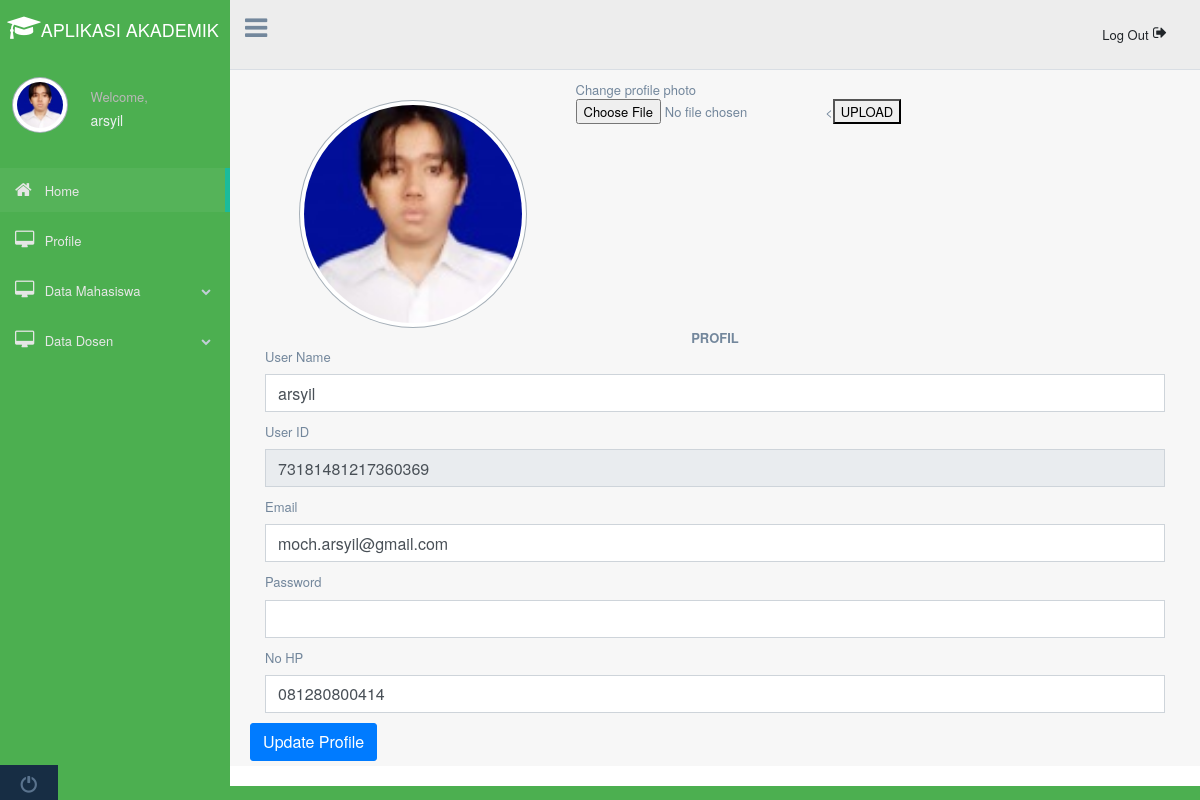
/main.php?page=profile (signed in), run on the app's committed database.
### tables this page shows
CREATE TABLE `users` (
  `id` bigint(20) NOT NULL,
  `user_id` bigint(20) NOT NULL,
  `user_name` varchar(100) NOT NULL,
  `user_email` varchar(25) NOT NULL,
  `password` varchar(100) NOT NULL,
  `user_hp` varchar(15) NOT NULL,
  `date` timestamp NOT NULL DEFAULT current_timestamp() ON UPDATE current_timestamp()
);

### functions.php (called while the page is built, shortened)
<?php
function check_login($koneksi){
   if (isset($_SESSION['user_id'])){
    $id = $_SESSION['user_id'];
    $query = "SELECT * FROM users WHERE user_id = '$id' limit 2";
    $result = mysqli_query($koneksi,$query);
    if($result && mysqli_num_rows($result) > 0){
      $user_data = mysqli_fetch_assoc($result);
      return $user_data;
    }
   }
   die;
}

### profile.php (the view, shortened to what this page needs)
<?php
$id = $_SESSION['user_id'];
    $user_name = check_login($koneksi);
?>
<!DOCTYPE html>
<html>
<head>
</head>
<body>
    <div class="container">
    <div class="profile_pic">
                <img src="<?php echo "$id.jpg";?>"  class="img-circle profile_img" height="50%" width="50%">
              </div>
    Change profile photo
    <form action="upload.php" method="POST" enctype="multipart/form-data">
        <input type="file" name="file">
        <<button type="submit" name="submit"> UPLOAD </>
    </form>
    </div>
    <center><b>PROFIL</B></CENTER>
  <div id="content-wrapper" class="d-flex flex-column">
        <div id="content">
            <div class="container-fluid">
                <form method="post" action="daftar.php">
                    <div class="form-group">
                        <label>User Name</label>
                        <input type="text" name="user_name" value="<?php echo $user_name['user_name'] ?>" class="form-control">
                    </div>
                <div class="form-group">
                    <label>User ID</label>
                    <input type="text" name="user_id" readonly value="<?php echo $user_name['user_id'] ?>" class="form-control">
                </div>
                <div class="form-group">
                    <label>Email</label>
                    <input type="text" name="user_email" value="<?php echo $user_name['user_email'] ?>" class="form-control" >
                </div>
                <div class="form-group">
                    <label>Password</label>
                    <input type="password" name="password" class="form-control" >
                </div>
                <div class="form-group">
                    <label>No HP</label>
                    <input type="text" name="user_hp" value="<?php echo $user_name['user_hp'] ?>" class="form-control" >
                </div>
            </div>
            <button type="submit" name="update" class="btn btn-primary">Update Profile</button>
        </div>
    </div>
</body>
</html>

### main.php (shortened to what this page needs)
<?php
    include("config.php");
    include("functions.php");
    $id = $_SESSION['user_id'];
    $user_data = check_login($koneksi);
?>
<!DOCTYPE html>
<html lang="en">
  <head>
    <link href="assets/bootstrap/dist/css/bootstrap.min.css" rel="stylesheet">
    <link href="assets/font-awesome/css/font-awesome.min.css" rel="stylesheet">
    <link href="assets/nprogress/nprogress.css" rel="stylesheet">
    <link href="assets/iCheck/skins/flat/green.css" rel="stylesheet">
    <link href="assets/bootstrap-progressbar/css/bootstrap-progressbar-3.3.4.min.css" rel="stylesheet">
    <link href="assets/css/custom.min.css" rel="stylesheet">
  </head>
  <body class="nav-md">
    <div class="container body">
      <div class="main_container">
        <div class="col-md-3 left_col">
          <div class="left_col scroll-view">
            <div class="navbar nav_title" style="border: 0;">
            <center>
            &nbsp; <a href="main.php" class="fa fa-mortar-board fa-2x" style="color:#fff;"><span><font size="4.95" color="white" face="Helvetica Neue">APLIKASI AKADEMIK</font></span></a>
            </center>
            </div>
            <div class="profile clearfix">
              <div class="profile_pic">
                <img src="<?php echo "$id.jpg";?>" alt="..." class="img-circle profile_img">
              </div>
              <div class="profile_info">
                <span>Welcome,</span>
                <h2><?php echo $user_data['user_name']; ?></h2>
              </div>
            </div>
            <br />
            <div id="sidebar-menu" class="main_menu_side hidden-print main_menu">
              <div class="menu_section">
                <ul class="nav side-menu">
                  <li><a href="main.php"><i class="fa fa-home"></i> Home <span class="fa fa-chevron"></span></a>
                  </li>
                  <li><a href="main.php?page=profile"><i class="fa fa-desktop"></i> Profile </a>
                  </li>
                  <li><a href="#"><i class="fa fa-desktop"></i> Data Mahasiswa <span class="fa fa-chevron-down"></span></a>
                  </li>
                  <li><a><i class="fa fa-desktop"></i> Data Dosen <span class="fa fa-chevron-down"></span></a>
                  </li>
                </ul>
              </div>
            </div>
            <div class="sidebar-footer hidden-small">
              <a data-toggle="tooltip" data-placement="top" title="Logout" href="logout.php">
                <span class="glyphicon glyphicon-off" aria-hidden="false"></span>
              </a>
            </div>
          </div>
        </div>
        <div class="top_nav">
          <div class="nav_menu">
              <div class="nav toggle">
                <a id="menu_toggle"><i class="fa fa-bars"></i></a>
              </div>
              <nav class="nav navbar-nav">
              <ul class=" navbar-right">
                <li class="nav-item dropdown open" >
                    <a class="dropdown-item"  href="logout.php"><i class="fa fa-sign-out pull-right"></i> Log Out</a>
                  </div>
          </div>
        </div>
        <div class="right_col" role="main">
      <?php
      $queries = array();
      parse_str($_SERVER['QUERY_STRING'], $queries);
      switch ($queries['page']) {
          case 'profile':
            include 'profile.php';
            break;
        }
        ?>
        </div>
        <footer>
        </footer>
      </div>
  </body>
</html>

### data on the page
users: user_name "arsyil", user_id "73181481217360369", user_email "moch.arsyil@gmail.com", user_hp "081280800414"
